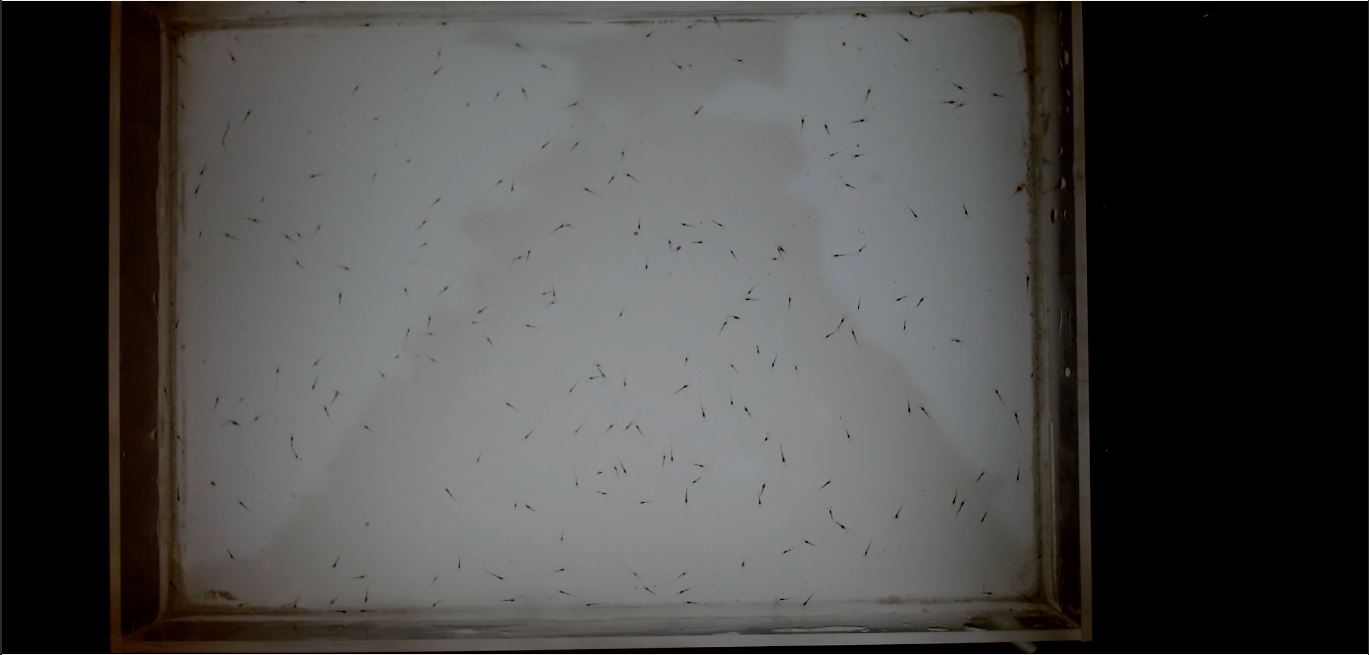
#> input picture 1.JPG, 1369 x 655 px, found by its file name
$ python edge_eliminator.py
#> lines starting #> are read from the running program, lines starting #| are printed output that depends on the picture
import cv2
import numpy as np

img = cv2.imread("1.jpg")
#> img is the input picture: shape (655, 1369, 3); mean B, G, R 72.3, 73.6, 74.2
img_crop = img[74:954,517:1397,:] # height, width, depth
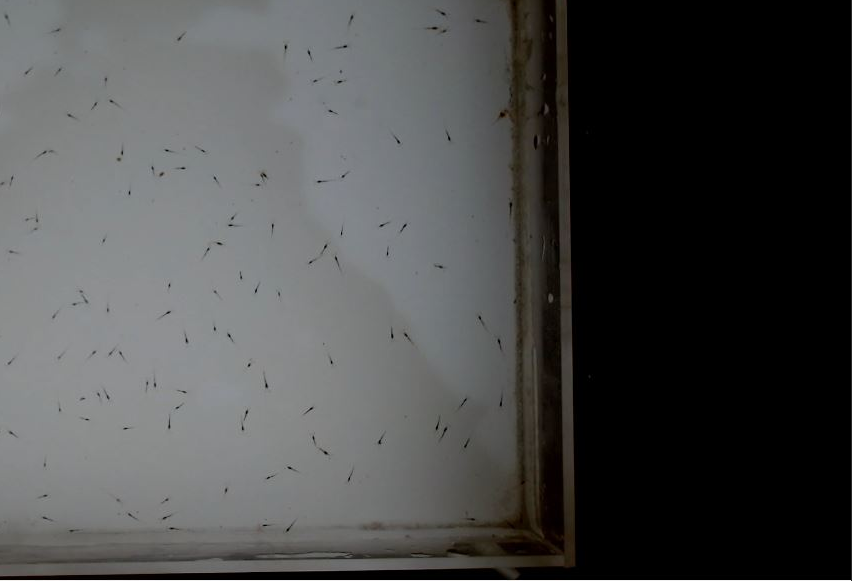
#> img_crop: shape (581, 852, 3); mean B, G, R 74.5, 74.7, 74

img_h, img_w = img_crop.shape[:2]
#> img_h = 581; img_w = 852
print(img_crop.shape)
#| (581, 852, 3)
resize = cv2.resize(img_crop, (640,640), interpolation = cv2.INTER_AREA)
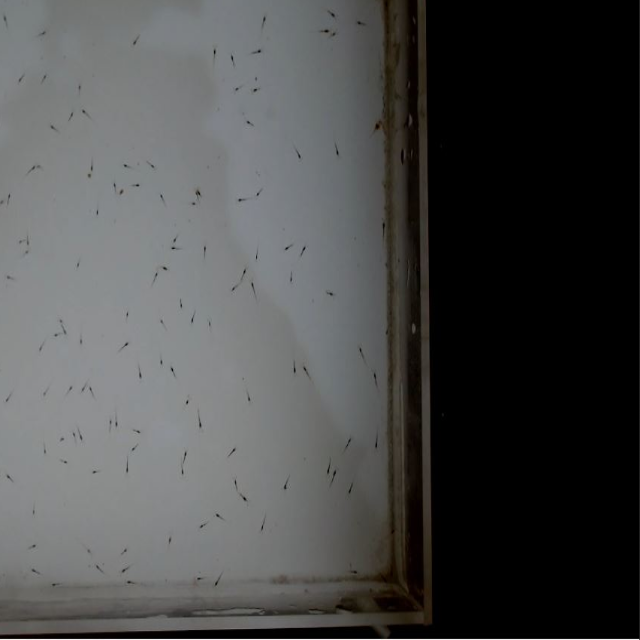
#> resize: shape (640, 640, 3); mean B, G, R 74.4, 74.7, 74

# [27 lines of commented-out code are left out]
cv2.imshow("result", img_crop)

cv2.waitKey(0)

cv2.destroyAllWindows()

$ run again, with tambak.jpg copied over 1.JPG
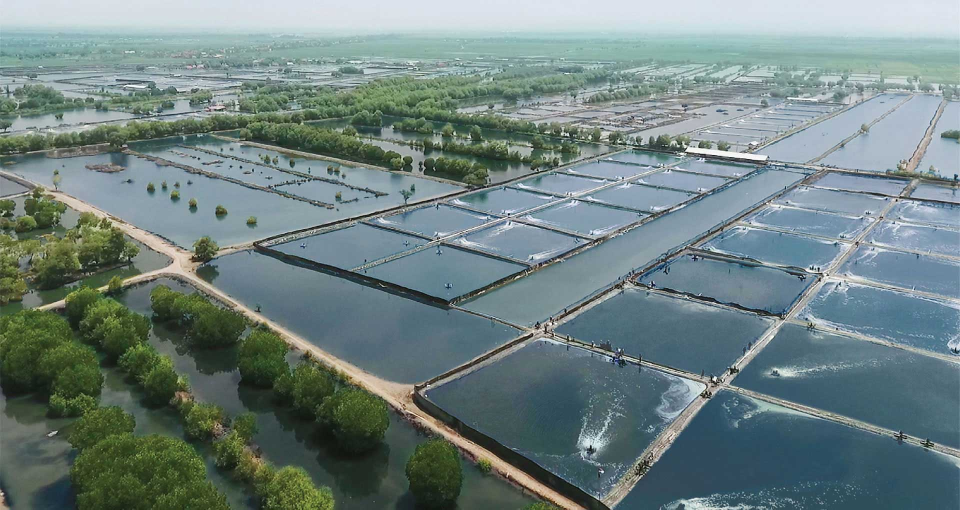
#> input picture tambak.jpg, 1920 x 1019 px, found by its file name (shown at 1/2 size)
#> img is the input picture: shape (1019, 1920, 3); mean B, G, R 128.4, 129.7, 111.3
#> `img_crop = img[74:954,517:1397,:]`:
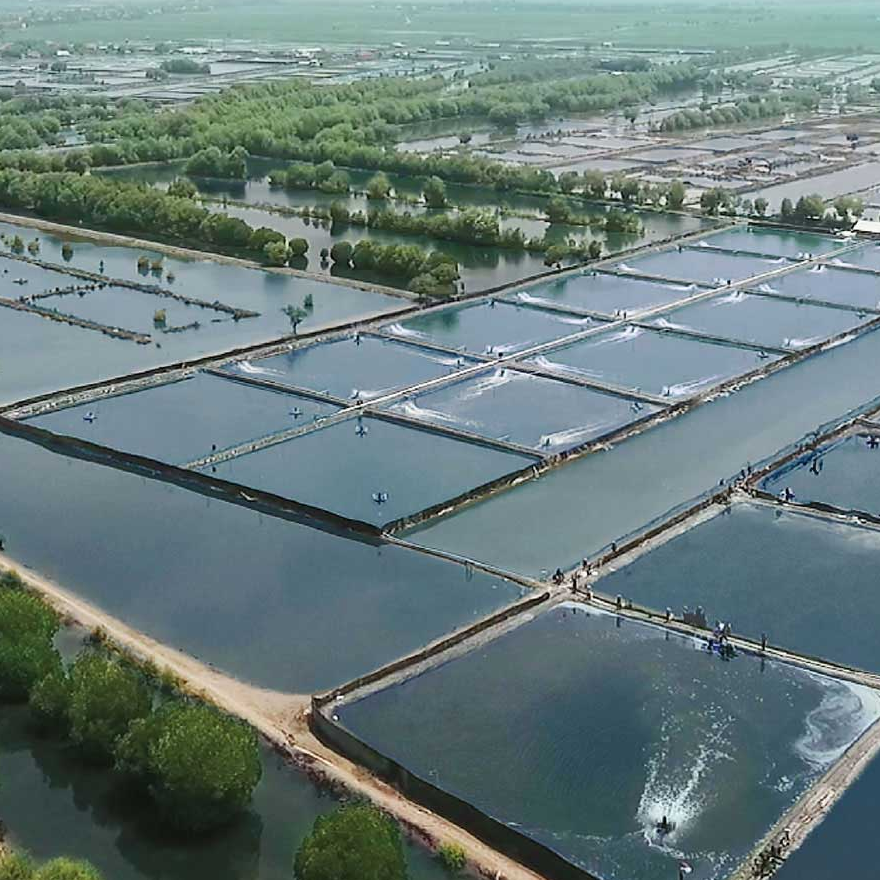
#> img_crop: shape (880, 880, 3); mean B, G, R 122.6, 123.3, 104.5
#| (880, 880, 3)
